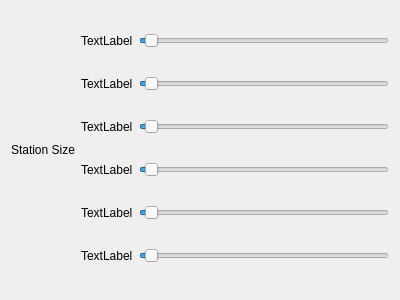
<?xml version="1.0" encoding="UTF-8"?>
<ui version="4.0">
 <class>StationSizeWidget</class>
 <widget class="QWidget" name="StationSizeWidget">
  <property name="geometry">
   <rect>
    <x>0</x>
    <y>0</y>
    <width>400</width>
    <height>300</height>
   </rect>
  </property>
  <property name="windowTitle">
   <string>Form</string>
  </property>
  <layout class="QHBoxLayout" name="horizontalLayout">
   <item>
    <widget class="QLabel" name="label">
     <property name="text">
      <string>Station Size</string>
     </property>
    </widget>
   </item>
   <item>
    <layout class="QVBoxLayout" name="verticalLayout">
     <item>
      <layout class="QHBoxLayout" name="horizontalLayout_2">
       <item>
        <widget class="QLabel" name="x_plus_label">
         <property name="text">
          <string>TextLabel</string>
         </property>
        </widget>
       </item>
       <item>
        <widget class="QSlider" name="x_plus">
         <property name="value">
          <number>2</number>
         </property>
         <property name="orientation">
          <enum>Qt::Horizontal</enum>
         </property>
        </widget>
       </item>
      </layout>
     </item>
     <item>
      <layout class="QHBoxLayout" name="horizontalLayout_4">
       <item>
        <widget class="QLabel" name="x_minus_label">
         <property name="text">
          <string>TextLabel</string>
         </property>
        </widget>
       </item>
       <item>
        <widget class="QSlider" name="x_minus">
         <property name="value">
          <number>2</number>
         </property>
         <property name="orientation">
          <enum>Qt::Horizontal</enum>
         </property>
        </widget>
       </item>
      </layout>
     </item>
     <item>
      <layout class="QHBoxLayout" name="horizontalLayout_7">
       <item>
        <widget class="QLabel" name="y_plus_label">
         <property name="text">
          <string>TextLabel</string>
         </property>
        </widget>
       </item>
       <item>
        <widget class="QSlider" name="y_plus">
         <property name="value">
          <number>2</number>
         </property>
         <property name="orientation">
          <enum>Qt::Horizontal</enum>
         </property>
        </widget>
       </item>
      </layout>
     </item>
     <item>
      <layout class="QHBoxLayout" name="horizontalLayout_6">
       <item>
        <widget class="QLabel" name="y_minus_label">
         <property name="text">
          <string>TextLabel</string>
         </property>
        </widget>
       </item>
       <item>
        <widget class="QSlider" name="y_minus">
         <property name="value">
          <number>2</number>
         </property>
         <property name="orientation">
          <enum>Qt::Horizontal</enum>
         </property>
        </widget>
       </item>
      </layout>
     </item>
     <item>
      <layout class="QHBoxLayout" name="horizontalLayout_5">
       <item>
        <widget class="QLabel" name="z_plus_label">
         <property name="text">
          <string>TextLabel</string>
         </property>
        </widget>
       </item>
       <item>
        <widget class="QSlider" name="z_plus">
         <property name="value">
          <number>2</number>
         </property>
         <property name="orientation">
          <enum>Qt::Horizontal</enum>
         </property>
        </widget>
       </item>
      </layout>
     </item>
     <item>
      <layout class="QHBoxLayout" name="horizontalLayout_3">
       <item>
        <widget class="QLabel" name="z_minus_label">
         <property name="text">
          <string>TextLabel</string>
         </property>
        </widget>
       </item>
       <item>
        <widget class="QSlider" name="z_minus">
         <property name="value">
          <number>2</number>
         </property>
         <property name="orientation">
          <enum>Qt::Horizontal</enum>
         </property>
        </widget>
       </item>
      </layout>
     </item>
    </layout>
   </item>
  </layout>
 </widget>
 <resources/>
 <connections/>
</ui>
